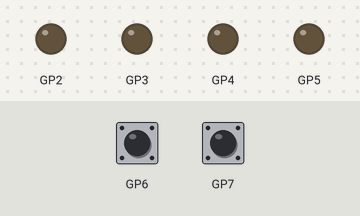
The program below on a simulated Raspberry Pi Pico running MicroPython. Parts: output pins drawn as LEDs (lit = HIGH). Dashed ring = blinking. The inputs (shaded band) are chosen by the test bench; at power-on: GP7 HIGH, GP6 HIGH.

Above: at 1.2 s.
1.3 s: GP7 pulled LOW for 0.15 s
At 1.9 s:
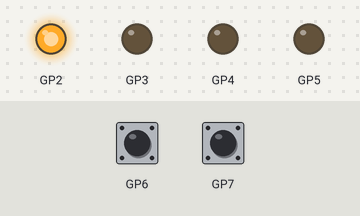
2.9 s: GP7 pulled LOW for 1 s
At 4.3 s:
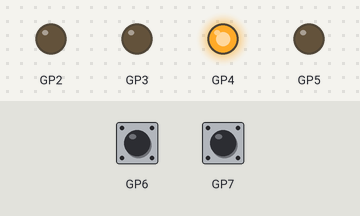
5.4 s: GP7 pulsed LOW 5 times (0.12 s each, 0.3 s apart)
At 5.85 s:
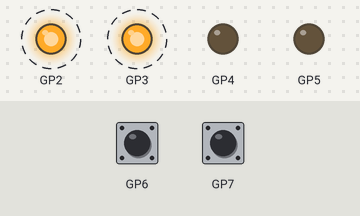
8.4 s: GP7 pulled LOW for 3.2 s
At 9.7 s:
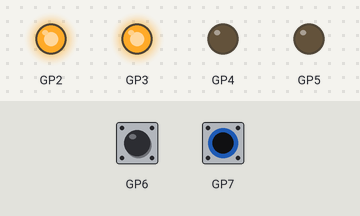
Timing chart, 0 to 11.4 s (numbered marks = the images above; inputs shaded):
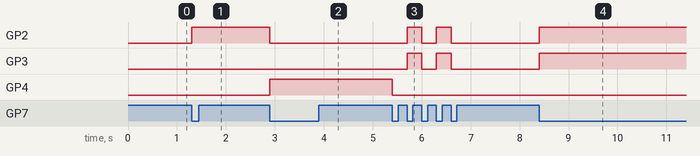

The program:

main_slave_irq.py
```python
from irq_slave import IRQBusSlave
from utime import sleep_ms

bus = IRQBusSlave()

counter = 0

while True:

    #
    # Empfang anzeigen
    #
    while bus.available():

        b = bus.read_byte()

        print(
            "RX:",
            hex(b),
            chr(b)
        )

    #
    # Antwort vorbereiten
    #
    text = "A%03d" % counter

    bus.send_bytes(
        text.encode()
    )

    counter += 1

    sleep_ms(1000)
```

irq_slave.py
```python
from machine import Pin
from micropython import schedule

RX_FIFO_SIZE = 64
TX_FIFO_SIZE = 64


class IRQBusSlave:

    def __init__(
        self,
        data_pins=(2, 3, 4, 5),
        wr_pin=6,
        rd_pin=7
    ):

        self.data = [Pin(p, Pin.IN) for p in data_pins]

        self.wr = Pin(wr_pin, Pin.IN, Pin.PULL_UP)
        self.rd = Pin(rd_pin, Pin.IN, Pin.PULL_UP)

        #
        # RX FIFO
        #
        self.rx_fifo = bytearray(RX_FIFO_SIZE)

        self.rx_wr = 0
        self.rx_rd = 0

        #
        # TX FIFO
        #
        self.tx_fifo = bytearray(TX_FIFO_SIZE)

        self.tx_wr = 0
        self.tx_rd = 0

        #
        # Empfangsstatus
        #
        self.rx_low_nibble = 0
        self.rx_half_received = False

        #
        # Sendestatus
        #
        self.tx_current_byte = 0
        self.tx_upper_pending = False

        #
        # IRQ registrieren
        #
        self.wr.irq(
            trigger=Pin.IRQ_FALLING,
            handler=self._wr_irq
        )

        self.rd.irq(
            trigger=Pin.IRQ_FALLING | Pin.IRQ_RISING,
            handler=self._rd_irq
        )

    # --------------------------------------------------
    # Datenbus
    # --------------------------------------------------

    def _bus_input(self):
        for p in self.data:
            p.init(Pin.IN)

    def _bus_output(self):
        for p in self.data:
            p.init(Pin.OUT)

    def _read_nibble(self):

        value = 0

        for i in range(4):
            if self.data[i].value():
                value |= (1 << i)

        return value

    def _write_nibble(self, value):

        value &= 0x0F

        for i in range(4):
            self.data[i].value(
                (value >> i) & 1
            )

    # --------------------------------------------------
    # RX FIFO
    # --------------------------------------------------

    def _rx_put(self, value):

        next_pos = (
            self.rx_wr + 1
        ) % RX_FIFO_SIZE

        if next_pos == self.rx_rd:
            return

        self.rx_fifo[self.rx_wr] = value
        self.rx_wr = next_pos

    def available(self):

        if self.rx_wr >= self.rx_rd:
            return self.rx_wr - self.rx_rd

        return RX_FIFO_SIZE - self.rx_rd + self.rx_wr

    def read_byte(self):

        if self.rx_rd == self.rx_wr:
            return None

        value = self.rx_fifo[self.rx_rd]

        self.rx_rd = (
            self.rx_rd + 1
        ) % RX_FIFO_SIZE

        return value

    # --------------------------------------------------
    # TX FIFO
    # --------------------------------------------------

    def send_byte(self, value):

        next_pos = (
            self.tx_wr + 1
        ) % TX_FIFO_SIZE

        if next_pos == self.tx_rd:
            return False

        self.tx_fifo[self.tx_wr] = value

        self.tx_wr = next_pos

        return True

    def send_bytes(self, data):

        for b in data:
            self.send_byte(b)

    def _tx_get(self):

        if self.tx_rd == self.tx_wr:
            return 0

        value = self.tx_fifo[self.tx_rd]

        self.tx_rd = (
            self.tx_rd + 1
        ) % TX_FIFO_SIZE

        return value

    # --------------------------------------------------
    # IRQ WR
    # --------------------------------------------------

    def _wr_irq(self, pin):

        nibble = self._read_nibble()

        if not self.rx_half_received:

            self.rx_low_nibble = nibble
            self.rx_half_received = True

        else:

            byte_value = (
                (nibble << 4)
                | self.rx_low_nibble
            )

            self.rx_half_received = False

            self._rx_put(byte_value)

            schedule(
                self._byte_received,
                byte_value
            )

    def _byte_received(self, value):
        pass

    # --------------------------------------------------
    # IRQ RD
    # --------------------------------------------------

    def _rd_irq(self, pin):

        #
        # RD LOW
        #
        if pin.value() == 0:

            if not self.tx_upper_pending:

                self.tx_current_byte = (
                    self._tx_get()
                )

                nibble = (
                    self.tx_current_byte
                    & 0x0F
                )

                self.tx_upper_pending = True

            else:

                nibble = (
                    self.tx_current_byte >> 4
                ) & 0x0F

                self.tx_upper_pending = False

            self._bus_output()

            self._write_nibble(
                nibble
            )

        #
        # RD HIGH
        #
        else:

            self._bus_input()
```

Measured:
- after the input at 1.3 s, GP2: LOW → HIGH at once
- after the input at 2.9 s, GP2: HIGH → LOW at once; GP4: LOW → HIGH at once
- after the input at 5.4 s, GP2, GP3: alternates HIGH for 0.30 s and LOW for 0.30 s, 4 changes in all, then stays LOW, starting after 0.30 s; GP4: HIGH → LOW at once
- after the input at 8.4 s, GP2, GP3: LOW → HIGH at once
